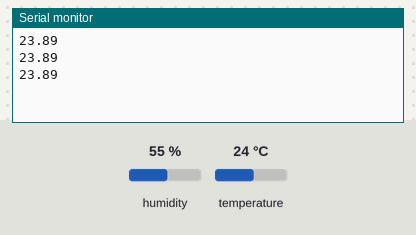
Simulated run of this sketch. Board: Arduino Uno, built with avr-gcc and run on an emulated ATmega328P. Parts: the last lines printed to the serial monitor. The inputs (shaded band) are chosen by the test bench; at power-on: humidity 55 %, temperature 24 °C.

Above: at 3.8 s.
3.9 s: humidity set to 22 %
At 5.5 s:
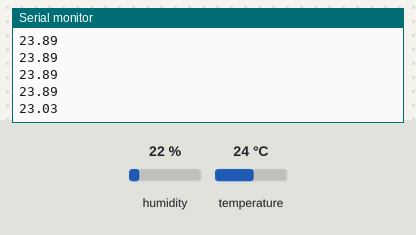
6.7 s: temperature set to 12 °C
At 8.7 s:
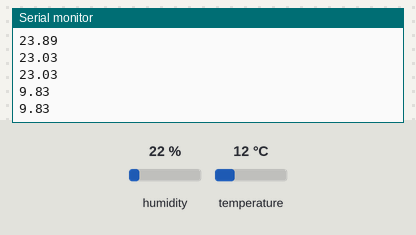
9.5 s: humidity set to 40 %
At 11.0 s:
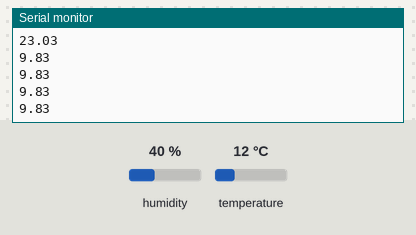
Timing chart, 0 to 12.5 s (numbered marks = the images above; inputs shaded):
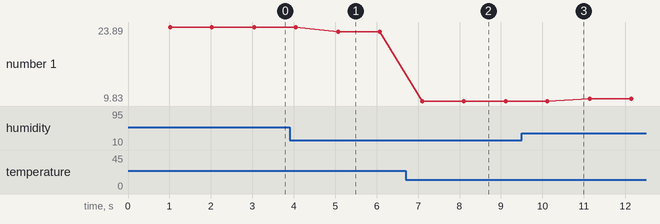

Measured:
- after the input at 3.9 s, the serial monitor: prints a new line after 1.2 s (image 1)
- after the input at 6.7 s, the serial monitor: prints a new line after 0.40 s (image 2)
- plotted number 1: 23.89 → 23.03 after the input at 3.9 s, 23.03 → 9.83 after the input at 6.7 s, 9.83 → 10.3 after the input at 9.5 s

The sketch:

temperatureSerial.ino
```cpp
#include "DHT.h"

#define DHTPIN 2     // what digital pin we're connected to

// Uncomment whatever type you're using!
#define DHTTYPE DHT11   // DHT 11
//#define DHTTYPE DHT22   // DHT 22  (AM2302), AM2321
//#define DHTTYPE DHT21   // DHT 21 (AM2301)

// Connect pin 1 (on the left) of the sensor to +5V
// NOTE: If using a board with 3.3V logic like an Arduino Due connect pin 1
// to 3.3V instead of 5V!
// Connect pin 2 of the sensor to whatever your DHTPIN is
// Connect pin 4 (on the right) of the sensor to GROUND
// Connect a 10K resistor from pin 2 (data) to pin 1 (power) of the sensor

// Initialize DHT sensor.
// Note that older versions of this library took an optional third parameter to
// tweak the timings for faster processors.  This parameter is no longer needed
// as the current DHT reading algorithm adjusts itself to work on faster procs.
DHT dht(DHTPIN, DHTTYPE);

void setup() {
  Serial.begin(9600);
  dht.begin();
}

void loop() {
  // Wait a few seconds between measurements.
  delay(1000);

  // Reading temperature or humidity takes about 250 milliseconds!
  // Sensor readings may also be up to 2 seconds 'old' (its a very slow sensor)
  float h = dht.readHumidity();
  // Read temperature as Celsius (the default)
  float t = dht.readTemperature();

  // Check if any reads failed and exit early (to try again).
  if (isnan(h) || isnan(t)) {
    // Failed to read from DHT sensor!
    return;
  }


  // Compute heat index in Celsius (isFahreheit = false)
  float hic = dht.computeHeatIndex(t, h, false);

  Serial.println(hic);

}
```
